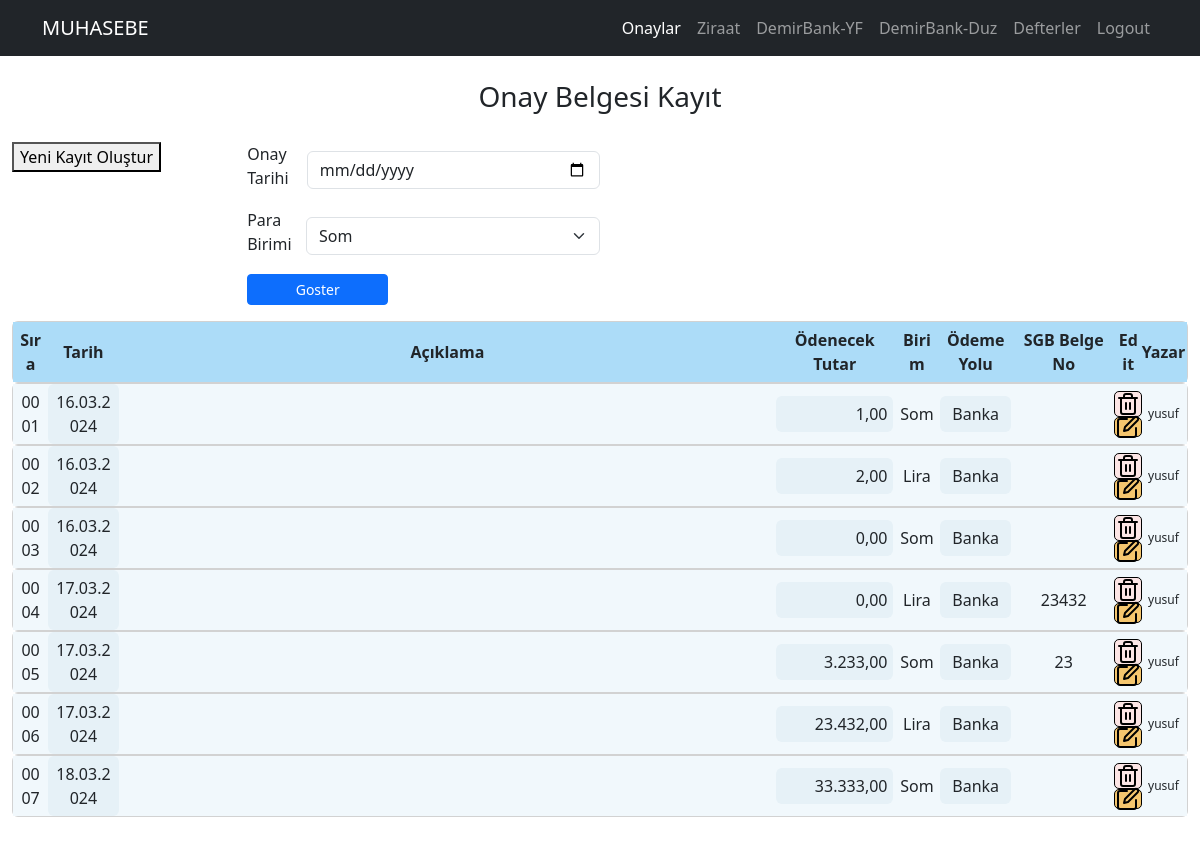
/defter_onay_list (signed in), run on the app's committed database.
### muhapp/models.py (models this page shows, shortened)
class OnayRegisterModel(models.Model):
    username = models.ForeignKey(User, on_delete=models.CASCADE, null=True)
    onay_no = models.CharField(max_length = 4)
    onay_aciklama = models.CharField(max_length = 110, default='my_default_value')
    onay_tarih = models.DateField() #auto_now_add ile kullanci deger girmese bile otomatik tarih atamasi yapar
    onay_odemetutar = models.CharField(max_length = 20)
    onay_parabirimi = models.CharField(max_length = 20)
    onay_odemeyolu = models.CharField(max_length = 20)

### muhapp/views.py (the view)
# urls.py: path('defter_onay_list', views.defter_onay_list_view, name="defter_onay_list"),         # onay bilgileri listeleme
def defter_onay_list_view(request):
    defter_onay_list = models.OnayRegisterModel.objects.all()
    defter_onay_list = {"defter_onay_list":defter_onay_list}
    return render(request, 'muhapp/defter_onay_list.html', context=defter_onay_list)

### muhapp/templates/muhapp/defter_onay_list.html (shortened to what this page needs)
{% extends "base.html" %}
{% load static %}
{% load humanize %}
{%block content%}
<div class="" style=" margin: auto; padding-bottom: 50px; width: 98%;">
    <h3 style="padding-bottom: 20px; text-align:center">Onay Belgesi Kayıt</h3>
    <div class="" style="display: flex;">
        <div style="width: 20%;">
            <button id="openNewWindowButton">Yeni Kayıt Oluştur</button>
        </div>
        <div style="width: 30%;">
            <form action="{% url 'muhapp:filter_onay_list' %}" id="toplamTutarForm">
                <div>
                    <div class="onaysutun onaytar" style="text-align:left; display: flex; align-items: center; padding-bottom:10px;">
                        <label for="onaytarih" class="form-label" style="width:20%; padding-right:10px;">Onay Tarihi</label>
                        <input type="date" class="form-control" id="onay_tarih_filter" name="onay_tarih_filter">
                    </div>
                    <div class="onaysutun onay_parabirimi" style="text-align:left; display: flex; align-items: center; padding-bottom:10px;">
                        <label for="onay_parabirimi" class="form-label" style="width:20%; padding-right:10px;">Para Birimi</label>
                        <select class="form-select" id="onay_parabirimi_filter" name="onay_parabirimi_filter">
                            <option value="Som">Som</option>
                        </select>
                    </div>
                </div>
                <button type="submit" class="btn btn-primary btn-sm" style="width: 40%; margin:auto" id="toplamodemetutar">Goster</button>
            </form>
        </div>
        <div style="width: 10%;"></div>
        <div style="width: 40%; ">
        </div>
    </div>
<div class="" style="width: 100%; margin:auto">
    <div class="card">
        <div class="" style="display: flex; text-align:center; align-items: center; background-color: #acdcf8; text-align: center; font-weight: bolder; height: 60px;">
            <div class="" style="width: 3%; padding: 6px;">Sıra</div>
            <div class="" style="width: 6%; padding: 6px; border-radius: 6px;">Tarih</div>
            <div class="" style="width: 56%; padding: 6px;">Açıklama</div>
            <div class="" style="width: 10%; padding: 6px; border-radius: 6px;">Ödenecek Tutar</div>
            <div class="" style="width: 4%; padding: 6px;">Birim</div>
            <div class="" style="width: 6%; padding: 6px; border-radius: 6px;">Ödeme Yolu</div>
            <div class="" style="width: 9%; padding: 6px;">SGB Belge No</div>
            <div class="" style="width: 2%; display:flex; flex-direction: column;">Edit</div>
            <div class="" style="width: 4%;">Yazar</div>
        </div>
    </div>
        {%for bilgi in defter_onay_list%}
            <div class="card">
                <div class="" style="display: flex; text-align:center; align-items: center; background-color: #f1f8fc;">
                    <div class="" style="width: 3%; background-color: #f1f8fc; padding: 6px;">{{forloop.counter|stringformat:"04d"}}</div>
                    <div class="" style="width: 6%; background-color: #e6f1f7; padding: 6px; border-radius: 6px;">{{bilgi.onay_tarih|date:"d.m.Y"}}</div>
                    <div class="" style="width: 56%; background-color: #f1f8fc; padding: 6px;">{{bilgi.onay_aciklama}}</div>
                    <div class="formatted-div-odemetutar" style="width: 10%; background-color: #e6f1f7; padding: 6px; border-radius: 6px; text-align: right;">{{bilgi.onay_odemetutar|floatformat:"2"|default:"0.00"|intcomma}}</div>
                    <div class="" style="width: 4%; background-color: #f1f8fc; padding: 6px;">{{bilgi.onay_parabirimi}}</div>
                    <div class="" style="width: 6%; background-color: #e6f1f7; padding: 6px; border-radius: 6px;">{{bilgi.onay_odemeyolu}}</div>
                    <div class="" style="width: 9%; background-color: #f1f8fc; padding: 6px;">{{bilgi.onay_no}}</div>
                    <div class="" style="width: 2%; display:flex; flex-direction: column; align-items: center;">
                        <div style="background-color: #fce5e5; border: 1px solid #000; border-radius: 5px;">
                            <a href="{% url 'muhapp:onay_list_delete' id=bilgi.id %}"
                                class="btn btn-sm"
                                style="margin: 4px; height: 16px; width:16px; display: flex; align-items: center; justify-content: center; ">
                                <img  src="{% static 'muhapp/images/trash.svg' %}" alt="Sil">
                            </a>
                        </div>
                        <div style="background-color: #f5c66e; border: 1px solid #000; border-radius: 5px;">
                            <a href="{% url 'muhapp:edit_onay_bilgi' id=bilgi.id %}"
                                class="btn btn-sm"
                                style="margin: 4px; height: 10px; width:10px; display: flex; align-items: center; justify-content: center;">
                                <img src="{% static 'muhapp/images/edit.svg' %}" alt="Edit">
                            </a>
                        </div>
                    </div>
                    <div class="" style="width: 4%; font-size: 12px;">{{bilgi.username}}</div>
                </div>
            </div>
        {%endfor%}
    </div>
</div>
{%endblock%}

### data on the page
OnayRegisterModel: onay_tarih "16.03.2024", onay_odemetutar "1,00", onay_parabirimi "Som", onay_odemeyolu "Banka", username "yusuf"
OnayRegisterModel: onay_tarih "16.03.2024", onay_odemetutar "2,00", onay_parabirimi "Lira", onay_odemeyolu "Banka", username "yusuf"
OnayRegisterModel: onay_tarih "16.03.2024", onay_odemetutar "0,00", onay_parabirimi "Som", onay_odemeyolu "Banka", username "yusuf"
OnayRegisterModel: onay_tarih "17.03.2024", onay_odemetutar "0,00", onay_parabirimi "Lira", onay_odemeyolu "Banka", onay_no "23432", username "yusuf"
OnayRegisterModel: onay_tarih "17.03.2024", onay_odemetutar "3.233,00", onay_parabirimi "Som", onay_odemeyolu "Banka", onay_no "23", username "yusuf"
OnayRegisterModel: onay_tarih "17.03.2024", onay_odemetutar "23.432,00", onay_parabirimi "Lira", onay_odemeyolu "Banka", username "yusuf"
OnayRegisterModel: onay_tarih "18.03.2024", onay_odemetutar "33.333,00", onay_parabirimi "Som", onay_odemeyolu "Banka", username "yusuf"
